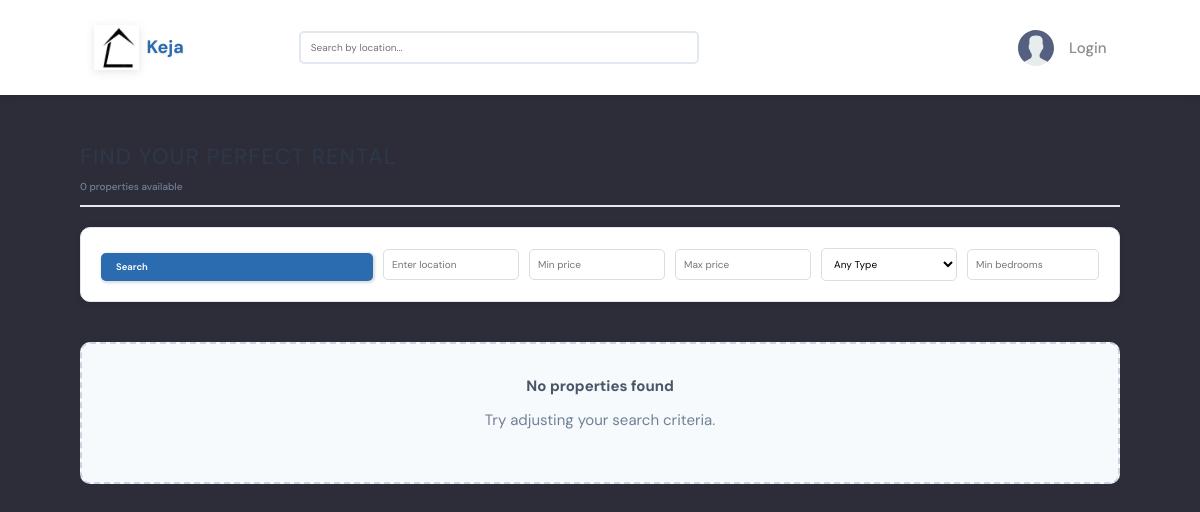
Before: / with the older database file.
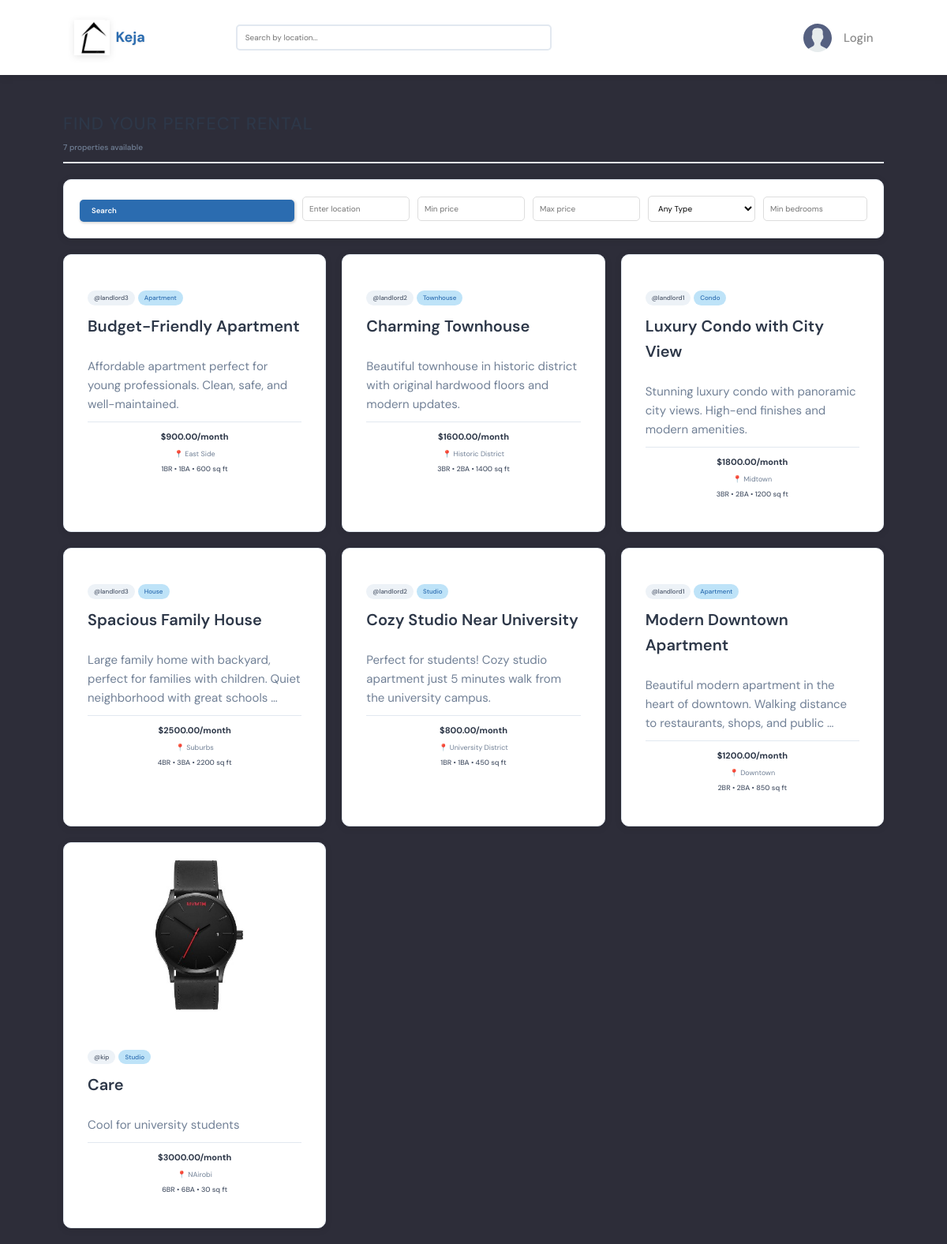
After: the same page with the newer database file.
### base/models.py (models this page shows, shortened)
class Property(models.Model):
    PROPERTY_TYPES = [
        ('apartment', 'Apartment'),
        ('house', 'House'),
        ('studio', 'Studio'),
        ('condo', 'Condo'),
        ('townhouse', 'Townhouse'),
    ]
    landlord = models.ForeignKey(User, on_delete=models.CASCADE, related_name='properties')
    title = models.CharField(max_length=200)
    property_type = models.CharField(max_length=20, choices=PROPERTY_TYPES, default='apartment')
    rent_amount = models.DecimalField(max_digits=10, decimal_places=2)
    location = models.CharField(max_length=200)
    address = models.TextField()
    bedrooms = models.IntegerField()
    bathrooms = models.IntegerField()
    area_sqft = models.IntegerField(help_text="Area in square feet")
    description = models.TextField()
    amenities = models.TextField(help_text="Comma-separated amenities", blank=True)
    is_available = models.BooleanField(default=True)
    date_available = models.DateField()
    main_image = models.ImageField(upload_to='properties/', null=True, blank=True)
    created = models.DateTimeField(auto_now_add=True)
    updated = models.DateTimeField(auto_now=True)
    class Meta:
        ordering = ['-created']
        verbose_name_plural = "Properties"
    @property
    def imageURL(self):
        try:
            url = self.main_image.url
        except:
            url = "/static/images/default-house.png"
        return url

class User(AbstractUser):
    name = models.CharField(max_length=200, null=True, blank=True)
    email = models.EmailField(unique=True, null=False, blank=False)
    bio = models.TextField(null=True, blank=True)
    avatar = models.ImageField(null=True, blank=True, default="avatar.svg")
    USERNAME_FIELD = 'email'
    REQUIRED_FIELDS = ['username']

### base/views.py (the view)
# urls.py: path('', views.home, name="home"),
def home(request):
    form = PropertySearchForm(request.GET)
    properties = Property.objects.filter(is_available=True).order_by('-created')
    if form.is_valid():
        location = form.cleaned_data.get('location')
        min_price = form.cleaned_data.get('min_price')
        max_price = form.cleaned_data.get('max_price')
        property_type = form.cleaned_data.get('property_type')
        bedrooms = form.cleaned_data.get('bedrooms')
        if location:
            properties = properties.filter(
                Q(location__icontains=location) | Q(address__icontains=location)
            )
        if min_price:
            properties = properties.filter(rent_amount__gte=min_price)
        if max_price:
            properties = properties.filter(rent_amount__lte=max_price)
        if property_type:
            properties = properties.filter(property_type=property_type)
        if bedrooms:
            properties = properties.filter(bedrooms__gte=bedrooms)
    paginator = Paginator(properties, 12)
    page_number = request.GET.get('page')
    properties = paginator.get_page(page_number)
    total_properties = Property.objects.filter(is_available=True).count()
    property_types = Property.objects.values_list('property_type', flat=True).distinct()
    context = {
        'properties': properties,
        'form': form,
        'total_properties': total_properties,
        'property_types': property_types,
    }
    return render(request, 'base/home.html', context)

### base/forms.py
class PropertySearchForm(forms.Form):
    location = forms.CharField(max_length=200, required=False, widget=forms.TextInput(attrs={'placeholder': 'Enter location'}))
    min_price = forms.DecimalField(max_digits=10, decimal_places=2, required=False, widget=forms.NumberInput(attrs={'placeholder': 'Min price'}))
    max_price = forms.DecimalField(max_digits=10, decimal_places=2, required=False, widget=forms.NumberInput(attrs={'placeholder': 'Max price'}))
    property_type = forms.ChoiceField(choices=[('', 'Any Type')] + Property.PROPERTY_TYPES, required=False)
    bedrooms = forms.IntegerField(required=False, widget=forms.NumberInput(attrs={'placeholder': 'Min bedrooms'}))

### base/templates/base/home.html (shortened to what this page needs)
{% extends 'main.html' %}
{% block content %}
<main class="layout">
    <div class="container">
        <div class="main-content">
        <div class="roomList__header">
            <div>
                <h2>Find Your Perfect Rental</h2>
                <p>{{ total_properties }} properties available</p>
            </div>
        </div>
        <div class="search-form">
            <form method="GET">
                <div class="search-row">
                    <button type="submit" class="btn btn--main">Search</button>
                    {{ form.location }}
                    {{ form.min_price }}
                    {{ form.max_price }}
                    {{ form.property_type }}
                    {{ form.bedrooms }}
                </div>
            </form>
        </div>
        <div class="roomList">
            {% for property in properties %}
            <div class="roomListRoom">
                {% if property.main_image %}
                <div class="roomListRoom__image">
                    <img src="{{ property.imageURL }}" alt="{{ property.title }}">
                </div>
                {% endif %}
                <div class="roomListRoom__content">
                    <span class="roomListRoom__author">@{{ property.landlord.username }}</span>
                    <div class="roomListRoom__topic">{{ property.get_property_type_display }}</div>
                    <h3><a href="{% url 'property_detail' property.id %}">{{ property.title }}</a></h3>
                    <p>{{ property.description|truncatewords:15 }}</p>
                    <div class="roomListRoom__meta">
                        <span class="roomListRoom__price">${{ property.rent_amount }}/month</span>
                        <span class="roomListRoom__location">📍 {{ property.location }}</span>
                        <span class="roomListRoom__details">{{ property.bedrooms }}BR • {{ property.bathrooms }}BA • {{ property.area_sqft }} sq ft</span>
                    </div>
                </div>
            </div>
            {% empty %}
            <div class="no-properties">
                <h3>No properties found</h3>
                <p>Try adjusting your search criteria{% if request.user.is_authenticated %} or <a href="{% url 'add_property' %}">add a new property</a>{% endif %}.</p>
            </div>
            {% endfor %}
        </div>
        </div>
    </div>
</main>
{% endblock content %}

### templates/main.html (shortened to what this page needs)
<!DOCTYPE html>
{% load static %}
<html lang="en">
<head>
    <link rel="stylesheet" href="{% static 'styles/style.css' %}" />
    <link rel="stylesheet" href="{% static 'styles/navbar.css' %}" />
    <link rel="stylesheet" href="{% static 'styles/property.css' %}" />
</head>
<body>
    {% include 'navbar.html' %}
    {% block content %}
    {% endblock %}
</body>
</html>

### templates/navbar.html (shortened to what this page needs)
{% load static %}
<header class="header">
    <div class="container">
        <a href="{% url 'home' %}" class="header__logo">
            <img src="{% static 'images/logo.png' %}" alt="Keja Logo"
                 onerror="console.log('Logo failed to load:', this.src); this.style.display='none'; this.nextElementSibling.style.display='block';" />
            <h1>Keja</h1>
        </a>
        <form class="header__search" method="GET" action="{% url 'home' %}">
            <input name="location" placeholder="Search by location..." value="{{ request.GET.location }}" />
        </form>
        <nav class="header__menu">
            {% if request.user.is_authenticated %}
            <div class="header__user">
                <a href="{% url 'update-user' %}">
                    <div class="avatar avatar--medium active">
                        <img src="{{request.user.avatar.url}}" />
                    </div>
                    <p>{{request.user.username}} <span>@{{request.user.username}}</span></p>
                </a>
                <button class="dropdown-button">
                    <svg version="1.1" xmlns="http://www.w3.org/2000/svg" width="32" height="32" viewBox="0 0 32 32">
                        <title>chevron-down</title>
                        <path d="M16 21l-13-13h-3l16 16 16-16h-3l-13 13z"></path>
                    </svg>
                </button>
            </div>
            {% else %}
            <a href="{% url 'login' %}">
                <img src="{% static 'images/avatar.svg' %}" />
                <p>Login</p>
            </a>
            {% endif %}
        </nav>
    </div>
</header>

### static/styles/style.css (style rules this page uses)
:root { --color-main: #71c6dd; --color-main-light: #e1f6fb; --color-dark: #3f4156; --color-dark-medium: #51546e; --color-dark-light: #696d97; --color-light: #e5e5e5; --color-gray: #8b8b8b; --color-light-gray: #b2bdbd; --color-bg: #2d2d39; --color-success: #5dd693; --color-error: #fc4b0b; }
* { font-family: "DM Sans", -apple-system, BlinkMacSystemFont, "Segoe UI", Roboto, Oxygen, Ubuntu, Cantarell, "Open Sans", "Helvetica Neue", sans-serif; margin: 0; padding: 0; box-sizing: border-box; text-rendering: optimizeLegibility; font-size: inherit; }
html { font-size: 56.25%; }
@media only screen and (min-width: 1200px) { html { font-size: 62.5%; } }
body { line-height: 1.6; font-weight: 400; font-size: 1.5rem; color: var(--color-light-gray); background-color: var(--color-bg); min-height: 100vh; }
img { width: 100%; }
a { display: inline-block; color: var(--color-main); text-decoration: none; }
.container { max-width: 120rem; width: 90%; margin: auto; }
.btn { background-color: transparent; border: none; display: inline-flex; align-items: center; gap: 1rem; cursor: pointer; transition: all ease-in-out 0.3s; padding: 1rem 2rem; border-radius: 5px; box-shadow: 1px 1px 3px 1px rgba(0, 0, 0, 0.15); font-weight: 500; }
.btn--main { background-color: var(--color-main); color: var(--color-dark); }
.header { padding: 1.5rem; background-color: var(--color-dark); }
.header > .container { display: flex; gap: 9.5rem; }
.header__logo, .header__user { display: flex; gap: 2rem; align-items: center; }
.header__logo > img { height: 3.2rem; width: 3.2rem; }
.header__logo > h1 { font-weight: 700; font-size: 2rem; color: var(--color-light); }
.header__search input { width: 30rem; background: transparent; border: none; outline: none; color: var(--color-light); }
.header__menu { margin-left: auto; position: relative; }
.header__menu a { display: flex; gap: 1.5rem; align-items: center; font-weight: 500; text-decoration: none; color: var(--color-gray); }
.header__menu img { height: 3.6rem; }
.header__menu p { line-height: 1.2; }
.layout { margin-top: 2.4rem; }
.layout > .container { display: flex; justify-content: space-between; align-items: flex-start; }
.roomList__header { display: flex; justify-content: space-between; align-items: center; margin-bottom: 2.4rem; }
.roomList__header h2 { text-transform: uppercase; font-weight: 500; color: var(--color-light); letter-spacing: 1px; }
.roomList__header p { font-weight: 500; color: var(--color-dark-light); }
.roomListRoom { margin-bottom: 2.4rem; background-color: var(--color-dark); border-radius: 1rem; padding: 2rem; }
.roomListRoom__author { font-weight: 500; display: flex; align-items: center; gap: 1rem; }
.roomListRoom__content { margin: 1rem 0; }
.roomListRoom__content a { font-size: 2rem; font-weight: 500; margin-bottom: 1.5rem; color: var(--color-light); transition: all 0.3s ease-in-out; }
.roomListRoom__meta { border-top: 1px solid var(--color-dark-medium); padding-top: 1rem; display: flex; align-items: center; justify-content: space-between; }
.roomListRoom__topic { padding: 5px 1.5rem; background-color: var(--color-dark-medium); border-radius: 5rem; font-weight: 500; font-size: 1.3rem; }

### base/templates/base/home.html (style rules this page uses)
.search-form { background: white; padding: 2rem; border-radius: 1rem; margin-bottom: 2rem; box-shadow: 0 2px 10px rgba(0,0,0,0.1); }
.search-row { display: grid; grid-template-columns: 2fr 1fr 1fr 1fr 1fr auto; gap: 1rem; align-items: center; }
.search-row input, .search-row select { padding: 0.8rem; border: 1px solid #ddd; border-radius: 0.5rem; font-size: 1rem; }
.roomList { display: grid; grid-template-columns: repeat(auto-fill, minmax(300px, 1fr)); gap: 2rem; margin-top: 2rem; }
.roomListRoom { background: white; border-radius: 1rem; padding: 1.5rem; box-shadow: 0 2px 10px rgba(0,0,0,0.1); transition: transform 0.2s; }
.roomListRoom__image img { width: 100%; height: 200px; object-fit: cover; border-radius: 0.5rem; margin-bottom: 1rem; }
.roomListRoom__meta { display: flex; flex-direction: column; gap: 0.5rem; margin-top: 1rem; font-size: 0.9rem; color: #666; }
.roomListRoom__price { font-weight: bold; color: #2d3748; font-size: 1.1rem; }

Changed rows visible on the page:
added Property: landlord.username "landlord3", property_type "Apartment", title "Budget-Friendly Apartment", description "Affordable apartment perfect for young professionals. Clean, safe, and well-maintained.", rent_amount "900.00", location "East Side", bedrooms "1", bathrooms "1", area_sqft "600"
added Property: landlord.username "landlord2", property_type "Townhouse", title "Charming Townhouse", description "Beautiful townhouse in historic district with original hardwood floors and modern updates.", rent_amount "1600.00", location "Historic District", bedrooms "3", bathrooms "2", area_sqft "1400"
added Property: landlord.username "landlord1", property_type "Condo", title "Luxury Condo with City View", description "Stunning luxury condo with panoramic city views. High-end finishes and modern amenities.", rent_amount "1800.00", location "Midtown", bedrooms "3", bathrooms "2", area_sqft "1200"
added Property: landlord.username "landlord3", property_type "House", title "Spacious Family House", description "Large family home with backyard, perfect for families with children. Quiet neighborhood with great schools …", rent_amount "2500.00", location "Suburbs", bedrooms "4", bathrooms "3", area_sqft "2200"
added Property: landlord.username "landlord2", property_type "Studio", title "Cozy Studio Near University", description "Perfect for students! Cozy studio apartment just 5 minutes walk from the university campus.", rent_amount "800.00", location "University District", bedrooms "1", bathrooms "1", area_sqft "450"
added Property: landlord.username "landlord1", property_type "Apartment", title "Modern Downtown Apartment", description "Beautiful modern apartment in the heart of downtown. Walking distance to restaurants, shops, and public …", rent_amount "1200.00", location "Downtown", bedrooms "2", bathrooms "2", area_sqft "850"
added Property: imageURL (picture), landlord.username "kip", property_type "Studio", title "Care", description "Cool for university students", rent_amount "3000.00", location "NAirobi", bedrooms "6", bathrooms "6", area_sqft "30"
Other visible differences:
{{ total_properties }}: "0" → "7"
text no longer shown: "No properties found Try adjusting your search criteria ."
